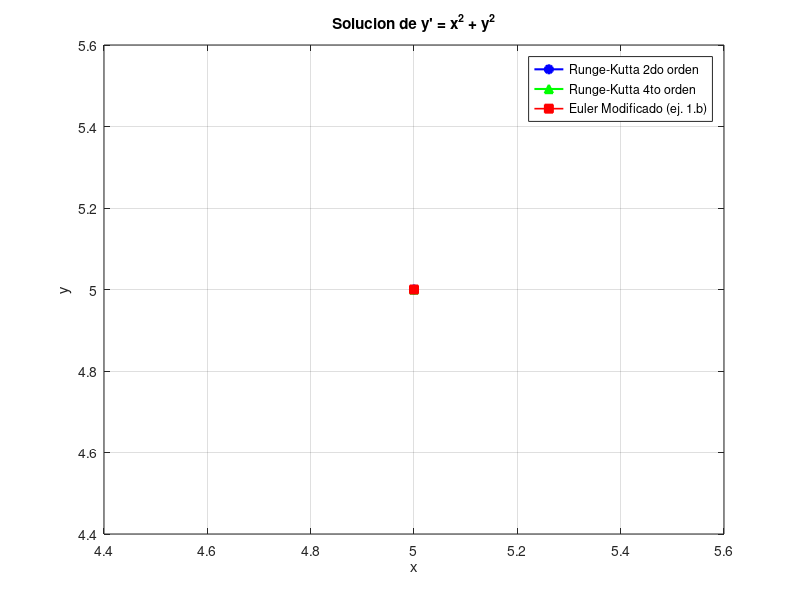

Reproduce this figure in MATLAB.
1; % script con funciones locales

function yp = f_ejercicio3(x, y)
  % Misma ecuacion diferencial que en el ejercicio 1: y' = x^2 + y^2
  yp = x .^ 2 + y .^ 2;
end

function tabla = runge_kutta_2(x0, y0, h, n_pasos)
  % Metodo de Runge-Kutta de 2do orden:
  % k1 = h*f(x_i, y_i)
  % k2 = h*f(x_i+h, y_i+k1)
  % y_{i+1} = y_i + (1/2)*(k1+k2)
  tabla = zeros(n_pasos + 1, 4); % columnas: x, y, k1, k2
  x = x0; y = y0;
  tabla(1, :) = [x, y, NaN, NaN];
  for i = 1:n_pasos
    k1 = h * f_ejercicio3(x, y);
    k2 = h * f_ejercicio3(x + h, y + k1);
    y = y + 0.5 * (k1 + k2);
    x = x + h;
    tabla(i + 1, :) = [x, y, k1, k2];
  end
end

function tabla = runge_kutta_4(x0, y0, h, n_pasos)
  % Metodo de Runge-Kutta de 4to orden:
  % k1 = h*f(x_i, y_i)
  % k2 = h*f(x_i+h/2, y_i+k1/2)
  % k3 = h*f(x_i+h/2, y_i+k2/2)
  % k4 = h*f(x_i+h, y_i+k3)
  % y_{i+1} = y_i + (1/6)*(k1+2*k2+2*k3+k4)
  tabla = zeros(n_pasos + 1, 5); % columnas: x, y, k1, k2, k3, k4 (se guardan 5: x,y y 3 extra se imprimen aparte)
  x = x0; y = y0;
  tabla(1, :) = [x, y, NaN, NaN, NaN];
  for i = 1:n_pasos
    k1 = h * f_ejercicio3(x, y);
    k2 = h * f_ejercicio3(x + h / 2, y + k1 / 2);
    k3 = h * f_ejercicio3(x + h / 2, y + k2 / 2);
    k4 = h * f_ejercicio3(x + h, y + k3);
    y = y + (1 / 6) * (k1 + 2 * k2 + 2 * k3 + k4);
    x = x + h;
    tabla(i + 1, :) = [x, y, k1, k2, k4];
  end
end

% ===================================================================
% PROGRAMA PRINCIPAL
% Ejercicio 3: y' = x^2 + y^2 ; Runge-Kutta de 2do y 4to orden
% ===================================================================
clear; clc; close all;
disp('============================================================');
disp(' EJERCICIO 3 - METODO DE RUNGE-KUTTA DE 2DO Y 4TO ORDEN');
disp('============================================================');
printf("\nEcuacion diferencial: y' = x^2 + y^2 (misma del ejercicio 1)\n");

x0 = input('Ingrese x0 (ej: 0): ');
y0 = input('Ingrese y0 (ej: 1): ');
h = input('Ingrese el paso h (ej: 0.2): ');
x_final = input('Ingrese el extremo final del intervalo (ej: 0.6): ');

n_pasos = round((x_final - x0) / h);

% --- a) Runge-Kutta de 2do orden ---
printf('\n>>> a) RUNGE-KUTTA DE 2DO ORDEN en (%g ; %g) con h=%g <<<\n', x0, x_final, h);
tabla_rk2 = runge_kutta_2(x0, y0, h, n_pasos);
printf('%6s %12s %12s %12s %12s\n', 'i', 'x_i', 'y_i', 'k1', 'k2');
printf('-----------------------------------------------------------\n');
for i = 1:size(tabla_rk2, 1)
  if i == 1
    printf('%6d %12.6f %12.6f %12s %12s\n', i - 1, tabla_rk2(i, 1), tabla_rk2(i, 2), '-', '-');
  else
    printf('%6d %12.6f %12.6f %12.6f %12.6f\n', i - 1, tabla_rk2(i, 1), tabla_rk2(i, 2), tabla_rk2(i, 3), tabla_rk2(i, 4));
  end
end
printf('>>> RESULTADO: y(%g) = %.6f (Runge-Kutta 2do orden)\n', x_final, tabla_rk2(end, 2));

% --- b) Runge-Kutta de 4to orden ---
printf('\n>>> b) RUNGE-KUTTA DE 4TO ORDEN en (%g ; %g) con h=%g <<<\n', x0, x_final, h);
tabla_rk4 = runge_kutta_4(x0, y0, h, n_pasos);
printf('%6s %12s %12s %12s %12s %12s\n', 'i', 'x_i', 'y_i', 'k1', 'k2/k3', 'k4');
printf('-------------------------------------------------------------------------\n');
for i = 1:size(tabla_rk4, 1)
  if i == 1
    printf('%6d %12.6f %12.6f %12s %12s %12s\n', i - 1, tabla_rk4(i, 1), tabla_rk4(i, 2), '-', '-', '-');
  else
    printf('%6d %12.6f %12.6f %12.6f %12.6f %12.6f\n', i - 1, tabla_rk4(i, 1), tabla_rk4(i, 2), tabla_rk4(i, 3), tabla_rk4(i, 4), tabla_rk4(i, 5));
  end
end
printf('>>> RESULTADO: y(%g) = %.6f (Runge-Kutta 4to orden)\n', x_final, tabla_rk4(end, 2));

% --- c) Comparacion de 3.a (RK2) con 1.b (Euler Modificado) ---
printf('\n>>> c) COMPARACION ENTRE RUNGE-KUTTA 2DO ORDEN Y EULER MODIFICADO (ejercicio 1.b) <<<\n');
E_modif = input('Ingrese la cota de error E usada en el Metodo Modificado de Euler del ejercicio 1 (ej: 0.001): ');
tabla_euler_modif = zeros(n_pasos + 1, 3);
x = x0; y = y0;
yp = f_ejercicio3(x, y);
tabla_euler_modif(1, :) = [x, y, yp];
for i = 1:n_pasos
  x_sig = x + h;
  P_y = y + yp * h;
  P_yp = f_ejercicio3(x_sig, P_y);
  C_y = y + ((yp + P_yp) / 2) * h;
  C_yp = f_ejercicio3(x_sig, C_y);
  iter_c = 1;
  while abs(C_y - P_y) >= E_modif
    P_y = C_y;
    P_yp = C_yp;
    C_y = y + ((yp + P_yp) / 2) * h;
    C_yp = f_ejercicio3(x_sig, C_y);
    iter_c = iter_c + 1;
    if iter_c > 100
      break;
    end
  end
  x = x_sig; y = C_y; yp = C_yp;
  tabla_euler_modif(i + 1, :) = [x, y, yp];
end
printf('%6s %12s %16s %18s %14s\n', 'i', 'x_i', 'y_i (RK 2do ord.)', 'y_i (Euler modif.)', 'Dif. abs.');
printf('------------------------------------------------------------------------\n');
for i = 1:size(tabla_rk2, 1)
  printf('%6d %12.6f %16.6f %18.6f %14.6f\n', i - 1, tabla_rk2(i, 1), tabla_rk2(i, 2), tabla_euler_modif(i, 2), ...
    abs(tabla_rk2(i, 2) - tabla_euler_modif(i, 2)));
end
printf('============================================================\n');

% --- Grafico ---
figure('Name', 'Ejercicio 3 - Runge-Kutta 2do y 4to orden');
plot(tabla_rk2(:, 1), tabla_rk2(:, 2), 'b-o', 'LineWidth', 1.5, 'MarkerFaceColor', 'b'); hold on;
plot(tabla_rk4(:, 1), tabla_rk4(:, 2), 'g-^', 'LineWidth', 1.5, 'MarkerFaceColor', 'g');
plot(tabla_euler_modif(:, 1), tabla_euler_modif(:, 2), 'r-s', 'LineWidth', 1.2, 'MarkerFaceColor', 'r');
xlabel('x'); ylabel('y');
legend('Runge-Kutta 2do orden', 'Runge-Kutta 4to orden', 'Euler Modificado (ej. 1.b)', 'Location', 'best');
title("Solucion de y' = x^2 + y^2");
grid on;
